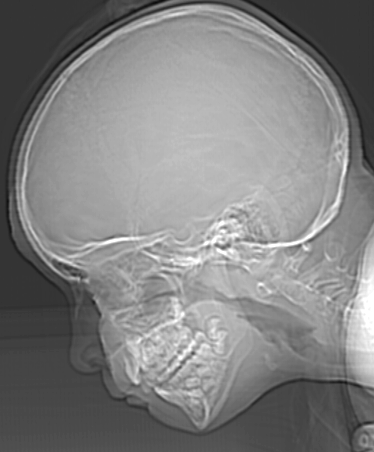
#> input picture img/Fig0221.tif, 374 x 452 px
$ python histo.py
#> lines starting #> are read from the running program, lines starting #| are printed output that depends on the picture
# RGB Hitogram
# This script will create a histogram image based on the RGB content of
# an image. It uses PIL to do most of the donkey work but then we just
# draw a pretty graph out of it.
#
# May 2009,  Scott McDonough, www.scottmcdonough.co.uk
#

from PIL import Image, ImageDraw

imagepath = "./img/Fig0221.tif"  # The image to build the histogram of


histHeight = 120            # Height of the histogram
histWidth = 256             # Width of the histogram
multiplerValue = 1.5        # The multiplier value basically increases
                            # the histogram height so that love values
                            # are easier to see, this in effect chops off
                            # the top of the histogram.
showFstopLines = True       # True/False to hide outline
fStopLines = 5


# Colours to be used
backgroundColor = (51,51,51)    # Background color
lineColor = (102,102,102)       # Line color of fStop Markers
red = (255,60,60)               # Color for the red lines
green = (51,204,51)             # Color for the green lines
blue = (0,102,255)              # Color for the blue lines

##################################################################################


img = Image.open(imagepath)
#> img is the input picture: PIL image 374x452 L; min 12, max 255, mean 129.4
hist = img.histogram()
#> hist = 256 values, max 12310 at index 52, min 0 at index 0, mean 660.3
histMax = max(hist)                                     #comon color
#> histMax = 12310
xScale = float(histWidth)/len(hist)                     # xScaling
#> xScale = 1
yScale = float((histHeight)*multiplerValue)/histMax     # yScaling
#> yScale = 0.0146


im = Image.new("RGBA", (histWidth, histHeight), backgroundColor)
draw = ImageDraw.Draw(im)


# Draw Outline is required
if showFstopLines:
    xmarker = histWidth/fStopLines
    x =0
    for i in range(1,fStopLines+1):
        draw.line((x, 0, x, histHeight), fill=lineColor)
        x+=xmarker
#> after the loop, x = 256
    draw.line((histWidth-1, 0, histWidth-1, 200), fill=lineColor)
    draw.line((0, 0, 0, histHeight), fill=lineColor)


# Draw the RGB histogram lines
x=0; c=0;
for i in hist:
    if int(i)==0: pass
    else:
        color = red
        if c>255: color = green
        if c>511: color = blue
        draw.line((x, histHeight, x, histHeight-(i*yScale)), fill=color)
    if x>255: x=0
    else: x+=1
    c+=1
#> this loop made 256 passes
#> i on passes 2 to 13: 0, 0, 0, 0, 0, 0, 0, 0, 0, 0, 0, 4
#> after the loop, c = 256; x = 256

# Now save and show the histogram
im.save('histogram.png', 'PNG')
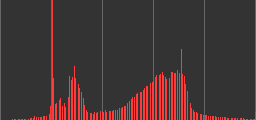
#> saved as histogram.png: PIL image 256x120 RGBA; mean R, G, B, A 68.6, 52.8, 52.8, 255
im.show()

$ run again, with img/Fig0219.tif copied over img/Fig0221.tif
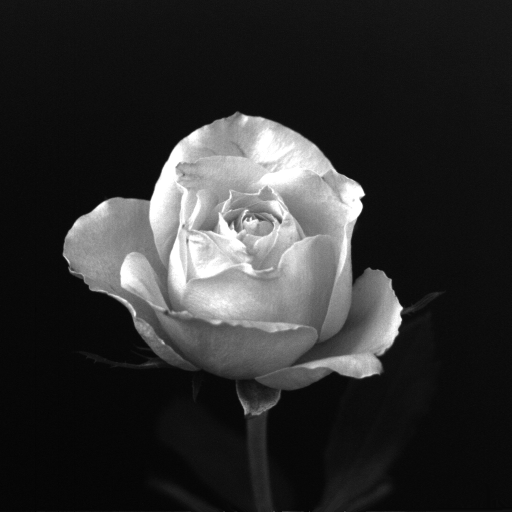
#> input picture img/Fig0219.tif, 1024 x 1024 px (shown at 1/2 size)
#> img is the input picture: PIL image 1024x1024 L; min 0, max 255, mean 46.8
#> hist = 256 values, max 96990 at index 14, min 0 at index 18, mean 4096
#> histMax = 96990
#> xScale = 1
#> yScale = 0.00186
#> after the loop `for i in range(1,fStopLines+1):`: x = 256
#> the loop `for i in hist:` made 256 passes
#> i on passes 1 to 8: 13, 3, 49, 891, 6190, 19586, 19504, 48120
#> `im.save('histogram.png', 'PNG')`:
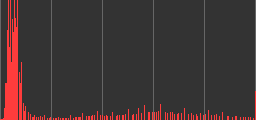
#> saved as histogram.png: PIL image 256x120 RGBA; mean R, G, B, A 64.8, 52.7, 52.7, 255

$ run again, with img/Fig0308.tif copied over img/Fig0221.tif
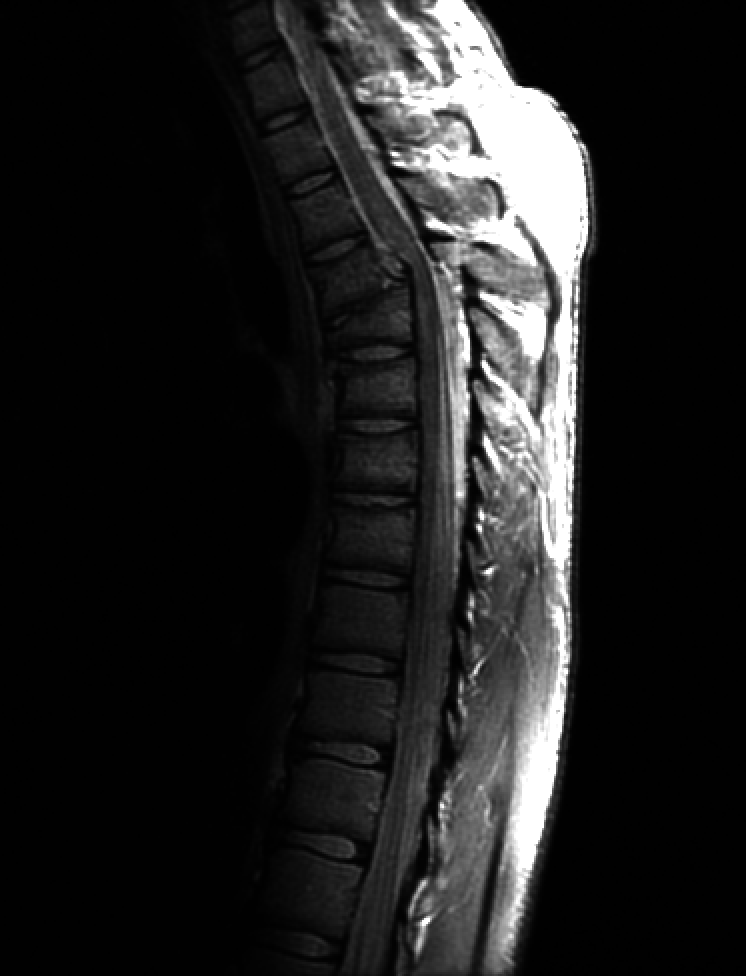
#> input picture img/Fig0308.tif, 746 x 976 px
#> img is the input picture: PIL image 746x976 L; min 0, max 255, mean 32.6
#> hist = 256 values, max 407152 at index 1, min 0 at index 59, mean 2844.1
#> histMax = 407152
#> xScale = 1
#> yScale = 0.000442
#> after the loop `for i in range(1,fStopLines+1):`: x = 256
#> the loop `for i in hist:` made 256 passes
#> i on passes 1 to 8: 10592, 407152, 13140, 9868, 7160, 6472, 8260, 5304
#> `im.save('histogram.png', 'PNG')`:
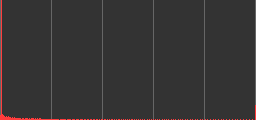
#> saved as histogram.png: PIL image 256x120 RGBA; mean R, G, B, A 54.5, 52.3, 52.3, 255

$ run again, with img/Fig0338.tif copied over img/Fig0221.tif
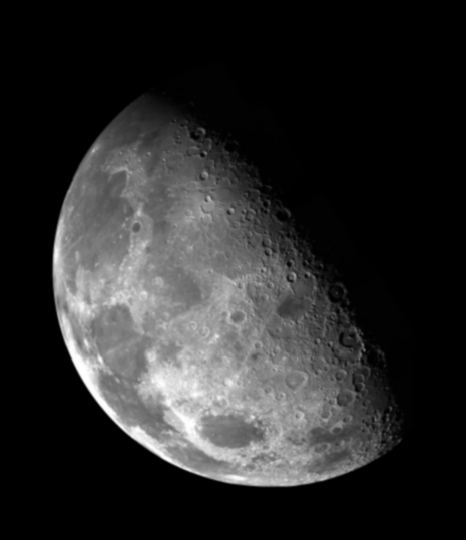
#> input picture img/Fig0338.tif, 466 x 540 px
#> img is the input picture: PIL image 466x540 L; min 0, max 254, mean 42.7
#> hist = 256 values, max 142493 at index 0, min 0 at index 255, mean 983
#> histMax = 142493
#> xScale = 1
#> yScale = 0.00126
#> after the loop `for i in range(1,fStopLines+1):`: x = 256
#> the loop `for i in hist:` made 256 passes
#> i on passes 1 to 8: 142493, 6999, 9564, 540, 423, 400, 323, 304
#> `im.save('histogram.png', 'PNG')`:
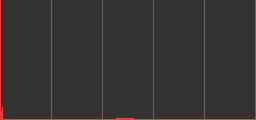
#> saved as histogram.png: PIL image 256x120 RGBA; mean R, G, B, A 54.7, 52.1, 52.1, 255
